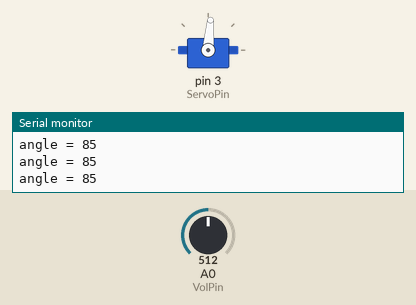
Bench run of a sketch on a simulated Arduino Uno, built with avr-gcc and run on an emulated ATmega328P. On the bench: servo, the last lines printed to the serial monitor. Inputs (shaded band) come from the test bench; at power-on: A0 (VolPin) = 512.

Above: at 1.2 s.
1.3 s: A0 (VolPin) set to 716
At 2.1 s:
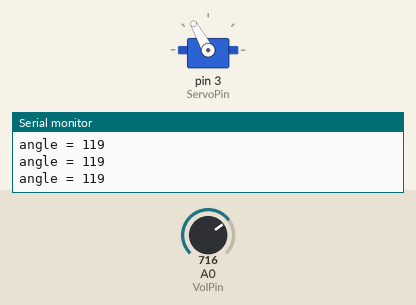
2.8 s: A0 (VolPin) set to 900
At 3.5 s:
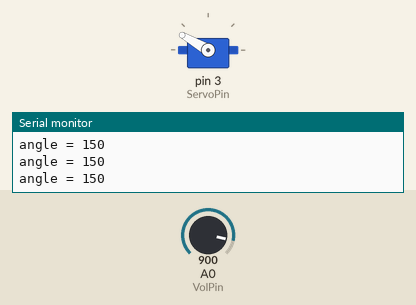
4.3 s: A0 (VolPin) set to 1023
At 4.9 s:
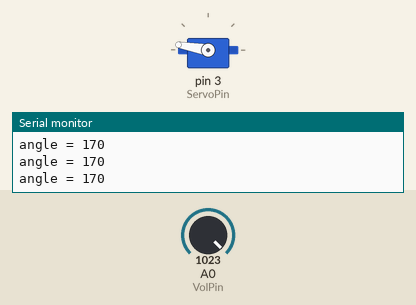
5.8 s: A0 (VolPin) set to 306
At 6.3 s:
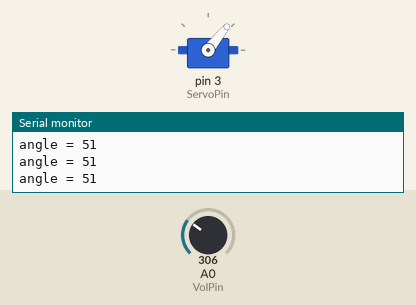
7.3 s: A0 (VolPin) set to 122
At 7.6 s:
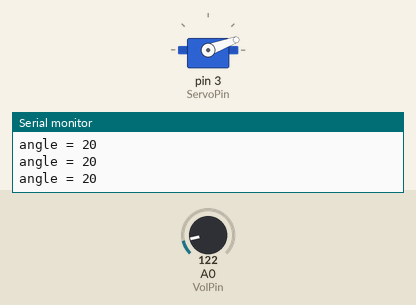
8.8 s: A0 (VolPin) set to 511
At 10.2 s:
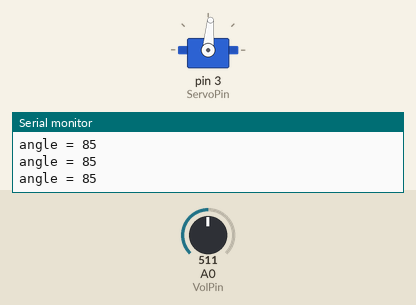
Timing chart, 0 to 11.3 s (numbered marks = the images above; inputs shaded):
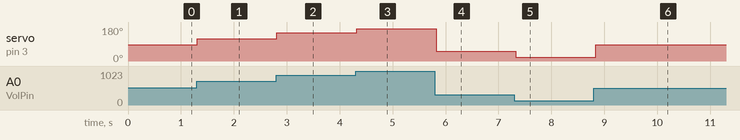

The sketch:

ServoMotorTest3.ino
```cpp
#include <Servo.h>
#define ServoPin 3
Servo servo;

#define VolPin A0

int Angle = 0;

void setup() {
  // put your setup code here, to run once:
  servo.attach(ServoPin);
  Serial.begin(9600);
}

void loop() {
  // put your main code here, to run repeatedly:
  int vol = analogRead(VolPin);
  Angle = vol / 6; //0~1023 -> 0~180

  servo.write(Angle);
  Serial.print("angle = ");
  Serial.println(Angle);
  delay(100);

}
```

Measured:
- after the input at 1.3 s, servo on pin 3 (ServoPin): 85° → 119° at once
- after the input at 2.8 s, servo on pin 3 (ServoPin): 119° → 150° at once
- after the input at 4.3 s, servo on pin 3 (ServoPin): 150° → 170° at once
- after the input at 5.8 s, servo on pin 3 (ServoPin): 170° → 51° at once
- after the input at 7.3 s, servo on pin 3 (ServoPin): 51° → 20° at once
- after the input at 8.8 s, servo on pin 3 (ServoPin): 20° → 85° at once
